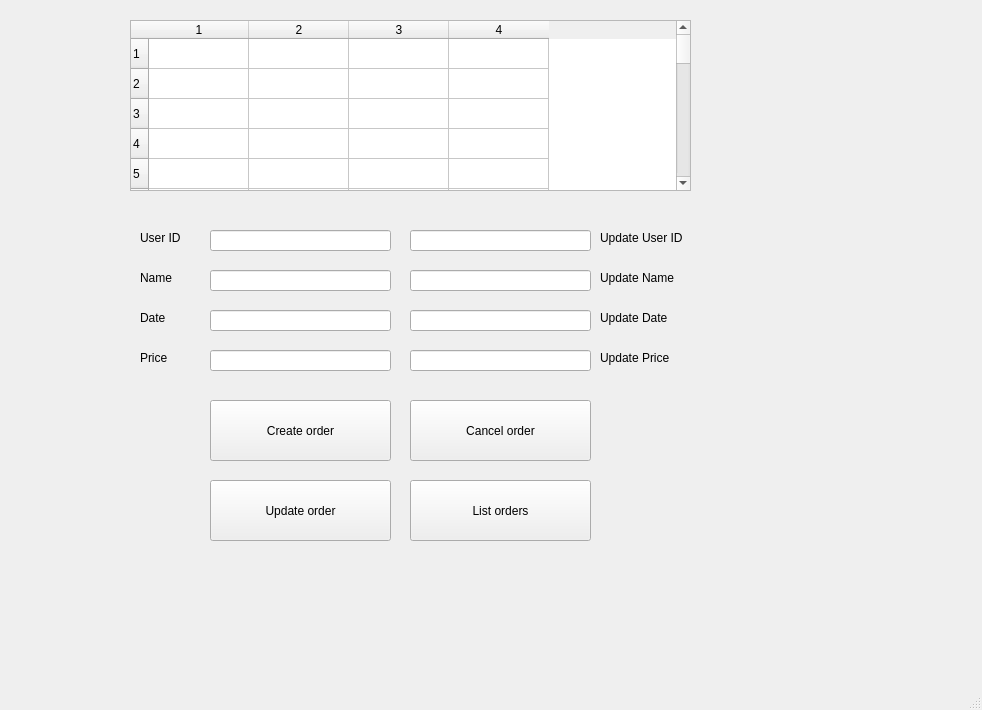
<?xml version="1.0" encoding="UTF-8"?>
<ui version="4.0">
 <class>MainWindow</class>
 <widget class="QMainWindow" name="MainWindow">
  <property name="geometry">
   <rect>
    <x>0</x>
    <y>0</y>
    <width>982</width>
    <height>710</height>
   </rect>
  </property>
  <property name="windowTitle">
   <string>MainWindow</string>
  </property>
  <widget class="QWidget" name="centralwidget">
   <widget class="QPushButton" name="createOrderButton">
    <property name="geometry">
     <rect>
      <x>210</x>
      <y>400</y>
      <width>181</width>
      <height>61</height>
     </rect>
    </property>
    <property name="text">
     <string>Create order</string>
    </property>
   </widget>
   <widget class="QPushButton" name="updateOrderButton">
    <property name="geometry">
     <rect>
      <x>210</x>
      <y>480</y>
      <width>181</width>
      <height>61</height>
     </rect>
    </property>
    <property name="text">
     <string>Update order</string>
    </property>
   </widget>
   <widget class="QPushButton" name="listOrderButton">
    <property name="geometry">
     <rect>
      <x>410</x>
      <y>480</y>
      <width>181</width>
      <height>61</height>
     </rect>
    </property>
    <property name="text">
     <string>List orders</string>
    </property>
   </widget>
   <widget class="QPushButton" name="cancelOrderButton">
    <property name="geometry">
     <rect>
      <x>410</x>
      <y>400</y>
      <width>181</width>
      <height>61</height>
     </rect>
    </property>
    <property name="text">
     <string>Cancel order</string>
    </property>
   </widget>
   <widget class="QLineEdit" name="date">
    <property name="geometry">
     <rect>
      <x>210</x>
      <y>310</y>
      <width>181</width>
      <height>21</height>
     </rect>
    </property>
   </widget>
   <widget class="QLineEdit" name="totalPrice">
    <property name="geometry">
     <rect>
      <x>210</x>
      <y>350</y>
      <width>181</width>
      <height>21</height>
     </rect>
    </property>
   </widget>
   <widget class="QLineEdit" name="customerName">
    <property name="geometry">
     <rect>
      <x>210</x>
      <y>270</y>
      <width>181</width>
      <height>21</height>
     </rect>
    </property>
   </widget>
   <widget class="QLineEdit" name="userID">
    <property name="geometry">
     <rect>
      <x>210</x>
      <y>230</y>
      <width>181</width>
      <height>21</height>
     </rect>
    </property>
   </widget>
   <widget class="QLabel" name="label">
    <property name="geometry">
     <rect>
      <x>140</x>
      <y>230</y>
      <width>55</width>
      <height>16</height>
     </rect>
    </property>
    <property name="text">
     <string>User ID</string>
    </property>
   </widget>
   <widget class="QLabel" name="label_2">
    <property name="geometry">
     <rect>
      <x>140</x>
      <y>270</y>
      <width>55</width>
      <height>16</height>
     </rect>
    </property>
    <property name="text">
     <string>Name</string>
    </property>
   </widget>
   <widget class="QLabel" name="label_3">
    <property name="geometry">
     <rect>
      <x>140</x>
      <y>310</y>
      <width>55</width>
      <height>16</height>
     </rect>
    </property>
    <property name="text">
     <string>Date</string>
    </property>
   </widget>
   <widget class="QLabel" name="label_4">
    <property name="geometry">
     <rect>
      <x>140</x>
      <y>350</y>
      <width>55</width>
      <height>16</height>
     </rect>
    </property>
    <property name="text">
     <string>Price</string>
    </property>
   </widget>
   <widget class="QLineEdit" name="updateUserID">
    <property name="geometry">
     <rect>
      <x>410</x>
      <y>230</y>
      <width>181</width>
      <height>21</height>
     </rect>
    </property>
   </widget>
   <widget class="QLineEdit" name="updateName">
    <property name="geometry">
     <rect>
      <x>410</x>
      <y>270</y>
      <width>181</width>
      <height>21</height>
     </rect>
    </property>
   </widget>
   <widget class="QLineEdit" name="updateDate">
    <property name="geometry">
     <rect>
      <x>410</x>
      <y>310</y>
      <width>181</width>
      <height>21</height>
     </rect>
    </property>
   </widget>
   <widget class="QLineEdit" name="updatePrice">
    <property name="geometry">
     <rect>
      <x>410</x>
      <y>350</y>
      <width>181</width>
      <height>21</height>
     </rect>
    </property>
   </widget>
   <widget class="QLabel" name="label_5">
    <property name="geometry">
     <rect>
      <x>600</x>
      <y>230</y>
      <width>101</width>
      <height>16</height>
     </rect>
    </property>
    <property name="text">
     <string>Update User ID</string>
    </property>
   </widget>
   <widget class="QLabel" name="label_6">
    <property name="geometry">
     <rect>
      <x>600</x>
      <y>270</y>
      <width>91</width>
      <height>16</height>
     </rect>
    </property>
    <property name="text">
     <string>Update Name</string>
    </property>
   </widget>
   <widget class="QLabel" name="label_7">
    <property name="geometry">
     <rect>
      <x>600</x>
      <y>310</y>
      <width>71</width>
      <height>16</height>
     </rect>
    </property>
    <property name="text">
     <string>Update Date</string>
    </property>
   </widget>
   <widget class="QLabel" name="label_8">
    <property name="geometry">
     <rect>
      <x>600</x>
      <y>350</y>
      <width>81</width>
      <height>16</height>
     </rect>
    </property>
    <property name="text">
     <string>Update Price</string>
    </property>
   </widget>
   <widget class="QTableWidget" name="tableWidget">
    <property name="geometry">
     <rect>
      <x>130</x>
      <y>20</y>
      <width>561</width>
      <height>171</height>
     </rect>
    </property>
    <property name="rowCount">
     <number>25</number>
    </property>
    <property name="columnCount">
     <number>4</number>
    </property>
    <row/>
    <row/>
    <row/>
    <row/>
    <row/>
    <row/>
    <row/>
    <row/>
    <row/>
    <row/>
    <row/>
    <row/>
    <row/>
    <row/>
    <row/>
    <row/>
    <row/>
    <row/>
    <row/>
    <row/>
    <row/>
    <row/>
    <row/>
    <row/>
    <row/>
    <column/>
    <column/>
    <column/>
    <column/>
   </widget>
  </widget>
  <widget class="QMenuBar" name="menubar">
   <property name="geometry">
    <rect>
     <x>0</x>
     <y>0</y>
     <width>982</width>
     <height>26</height>
    </rect>
   </property>
  </widget>
  <widget class="QStatusBar" name="statusbar"/>
 </widget>
 <resources/>
 <connections/>
</ui>
